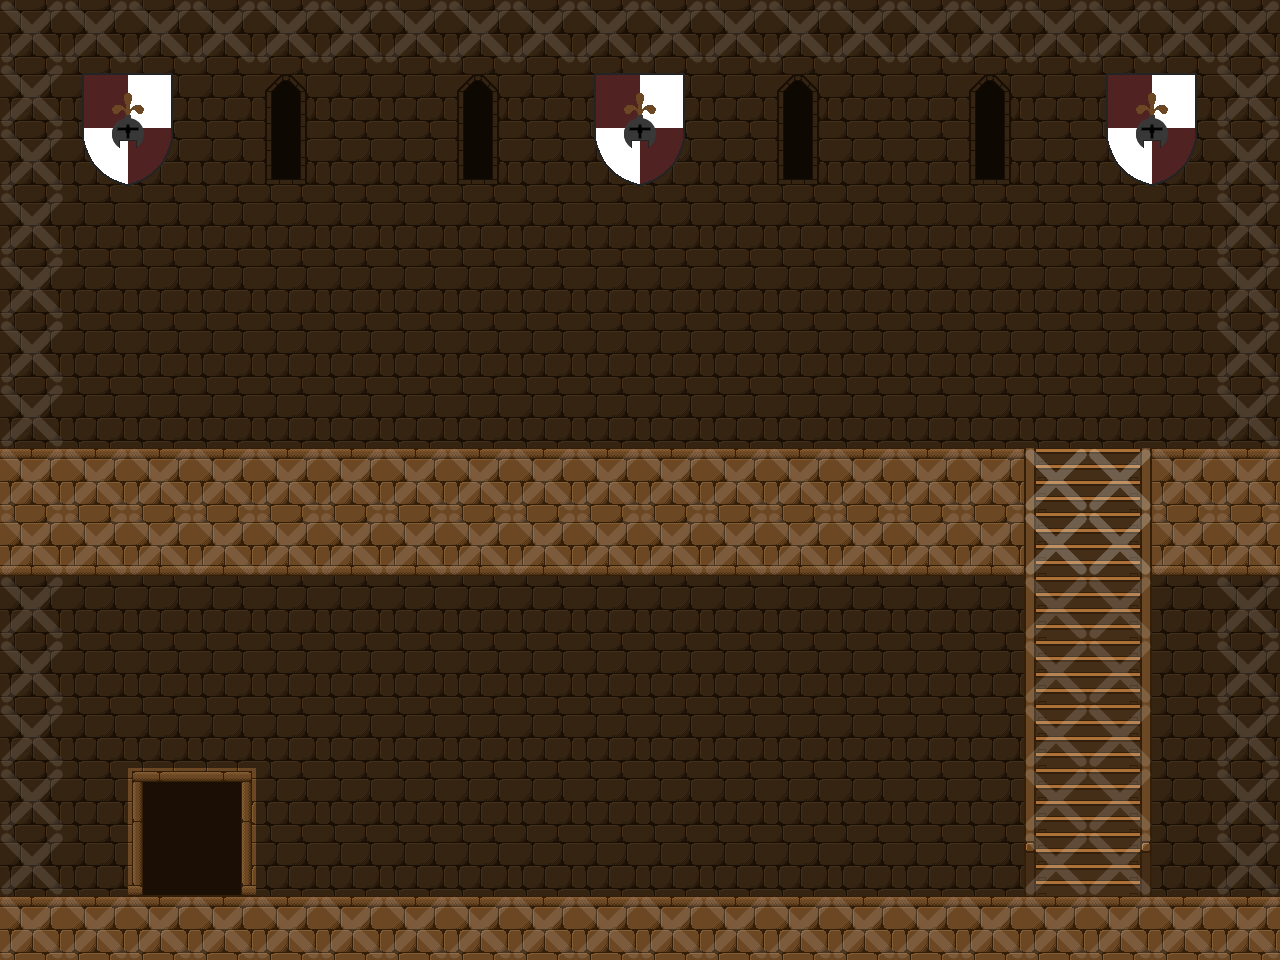

Below is a game level as drawn by its tile map, then a one-line description and the .tmx file that defines it, in full:
An orthogonal 20x15 tile map with 64x64 px tiles, 4 tile layers (background, foreground, blockFlags, stairFlags), 2 tilesets and 2 objects (area_entity, from_entrance_hall).

<map version="1.0" orientation="orthogonal" width="20" height="15" tilewidth="64" tileheight="64">
 <tileset firstgid="1" name="flags" tilewidth="64" tileheight="64">
  <image source="flags.png" width="64" height="64" />
 </tileset>
 <tileset firstgid="2" name="castle_ext" tilewidth="64" tileheight="64">
  <image source="castle_ext.png" width="640" height="640" />
 </tileset>
 <layer name="background" width="20" height="15">
  <data encoding="csv">
43,43,43,43,43,43,43,43,43,43,43,43,43,43,43,43,43,43,43,43,
43,43,43,43,21,43,43,21,43,43,43,43,21,43,43,21,43,43,43,43,
43,43,43,43,31,43,43,31,43,43,43,43,31,43,43,31,43,43,43,43,
43,43,43,43,43,43,43,43,43,43,43,43,43,43,43,43,43,43,43,43,
43,43,43,43,43,43,43,43,43,43,43,43,43,43,43,43,43,43,43,43,
43,43,43,43,43,43,43,43,43,43,43,43,43,43,43,43,43,43,43,43,
43,43,43,43,43,43,43,43,43,43,43,43,43,43,43,43,43,43,43,43,
3,3,3,3,3,3,3,3,3,3,3,3,3,3,3,3,18,19,3,3,
23,23,23,23,23,23,23,23,23,23,23,23,23,23,23,23,18,19,23,23,
43,43,43,43,43,43,43,43,43,43,43,43,43,43,43,43,18,19,43,43,
43,43,43,43,43,43,43,43,43,43,43,43,43,43,43,43,18,19,43,43,
43,43,43,43,43,43,43,43,43,43,43,43,43,43,43,43,18,19,43,43,
43,43,16,17,43,43,43,43,43,43,43,43,43,43,43,43,18,19,43,43,
43,43,26,27,43,43,43,43,43,43,43,43,43,43,43,43,28,29,43,43,
3,3,3,3,3,3,3,3,3,3,3,3,3,3,3,3,3,3,3,3
</data>
 </layer>
 <layer name="foreground" width="20" height="15">
  <data encoding="csv">
0,0,0,0,0,0,0,0,0,0,0,0,0,0,0,0,0,0,0,0,
0,62,63,0,0,0,0,0,0,62,63,0,0,0,0,0,0,62,63,0,
0,72,73,0,0,0,0,0,0,72,73,0,0,0,0,0,0,72,73,0,
0,0,0,0,0,0,0,0,0,0,0,0,0,0,0,0,0,0,0,0,
0,0,0,0,0,0,0,0,0,0,0,0,0,0,0,0,0,0,0,0,
0,0,0,0,0,0,0,0,0,0,0,0,0,0,0,0,0,0,0,0,
0,0,0,0,0,0,0,0,0,0,0,0,0,0,0,0,0,0,0,0,
0,0,0,0,0,0,0,0,0,0,0,0,0,0,0,0,0,0,0,0,
0,0,0,0,0,0,0,0,0,0,0,0,0,0,0,0,0,0,0,0,
0,0,0,0,0,0,0,0,0,0,0,0,0,0,0,0,0,0,0,0,
0,0,0,0,0,0,0,0,0,0,0,0,0,0,0,0,0,0,0,0,
0,0,0,0,0,0,0,0,0,0,0,0,0,0,0,0,0,0,0,0,
0,0,0,0,0,0,0,0,0,0,0,0,0,0,0,0,0,0,0,0,
0,0,0,0,0,0,0,0,0,0,0,0,0,0,0,0,0,0,0,0,
0,0,0,0,0,0,0,0,0,0,0,0,0,0,0,0,0,0,0,0
</data>
 </layer>
 <layer name="blockFlags" width="20" height="15" opacity="0.11">
  <data encoding="csv">
1,1,1,1,1,1,1,1,1,1,1,1,1,1,1,1,1,1,1,1,
1,0,0,0,0,0,0,0,0,0,0,0,0,0,0,0,0,0,0,1,
1,0,0,0,0,0,0,0,0,0,0,0,0,0,0,0,0,0,0,1,
1,0,0,0,0,0,0,0,0,0,0,0,0,0,0,0,0,0,0,1,
1,0,0,0,0,0,0,0,0,0,0,0,0,0,0,0,0,0,0,1,
1,0,0,0,0,0,0,0,0,0,0,0,0,0,0,0,0,0,0,1,
1,0,0,0,0,0,0,0,0,0,0,0,0,0,0,0,0,0,0,1,
1,1,1,1,1,1,1,1,1,1,1,1,1,1,1,1,1,1,1,1,
1,1,1,1,1,1,1,1,1,1,1,1,1,1,1,1,1,1,1,1,
1,0,0,0,0,0,0,0,0,0,0,0,0,0,0,0,0,0,0,1,
1,0,0,0,0,0,0,0,0,0,0,0,0,0,0,0,0,0,0,1,
1,0,0,0,0,0,0,0,0,0,0,0,0,0,0,0,0,0,0,1,
1,0,0,0,0,0,0,0,0,0,0,0,0,0,0,0,0,0,0,1,
1,0,0,0,0,0,0,0,0,0,0,0,0,0,0,0,0,0,0,1,
1,1,1,1,1,1,1,1,1,1,1,1,1,1,1,1,1,1,1,1
</data>
 </layer>
 <layer name="stairFlags" width="20" height="15" opacity="0.14">
  <data encoding="csv">
0,0,0,0,0,0,0,0,0,0,0,0,0,0,0,0,0,0,0,0,
0,0,0,0,0,0,0,0,0,0,0,0,0,0,0,0,0,0,0,0,
0,0,0,0,0,0,0,0,0,0,0,0,0,0,0,0,0,0,0,0,
0,0,0,0,0,0,0,0,0,0,0,0,0,0,0,0,0,0,0,0,
0,0,0,0,0,0,0,0,0,0,0,0,0,0,0,0,0,0,0,0,
0,0,0,0,0,0,0,0,0,0,0,0,0,0,0,0,0,0,0,0,
0,0,0,0,0,0,0,0,0,0,0,0,0,0,0,0,0,0,0,0,
0,0,0,0,0,0,0,0,0,0,0,0,0,0,0,0,1,1,0,0,
0,0,0,0,0,0,0,0,0,0,0,0,0,0,0,0,1,1,0,0,
0,0,0,0,0,0,0,0,0,0,0,0,0,0,0,0,1,1,0,0,
0,0,0,0,0,0,0,0,0,0,0,0,0,0,0,0,1,1,0,0,
0,0,0,0,0,0,0,0,0,0,0,0,0,0,0,0,1,1,0,0,
0,0,0,0,0,0,0,0,0,0,0,0,0,0,0,0,1,1,0,0,
0,0,0,0,0,0,0,0,0,0,0,0,0,0,0,0,1,1,0,0,
0,0,0,0,0,0,0,0,0,0,0,0,0,0,0,0,0,0,0,0
</data>
 </layer>
 <objectgroup name="entities" width="20" height="15">
  <object type="area_entity" x="128" y="768" width="128" height="128">
   <properties>
    <property name="area" value="entrance_hall" />
    <property name="entry" value="from_fencing_hall" />
   </properties>
  </object>
 </objectgroup>
 <objectgroup name="entries" width="20" height="15">
  <object name="from_entrance_hall" x="128" y="768" />
 </objectgroup>
</map>